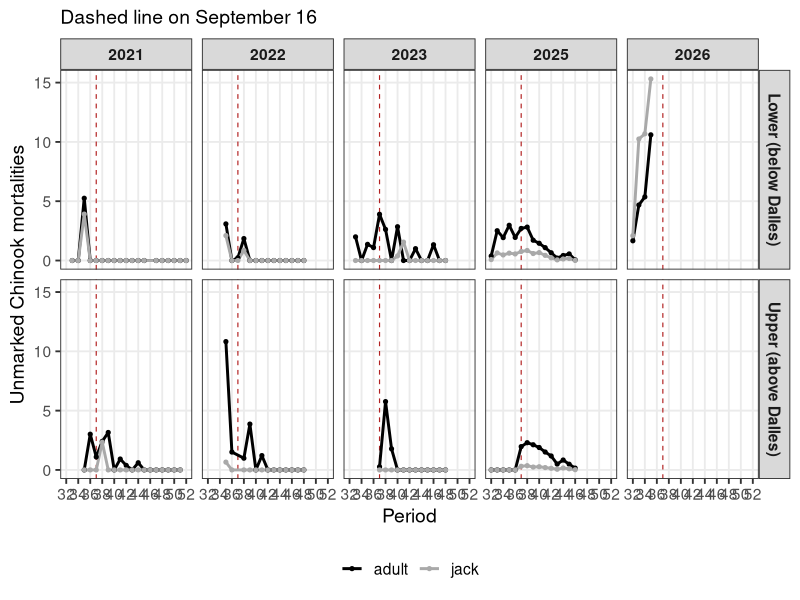
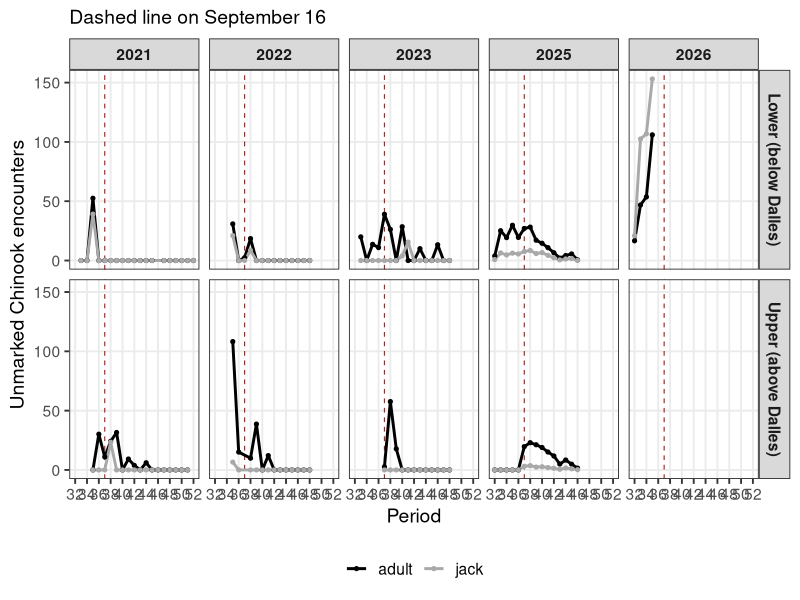
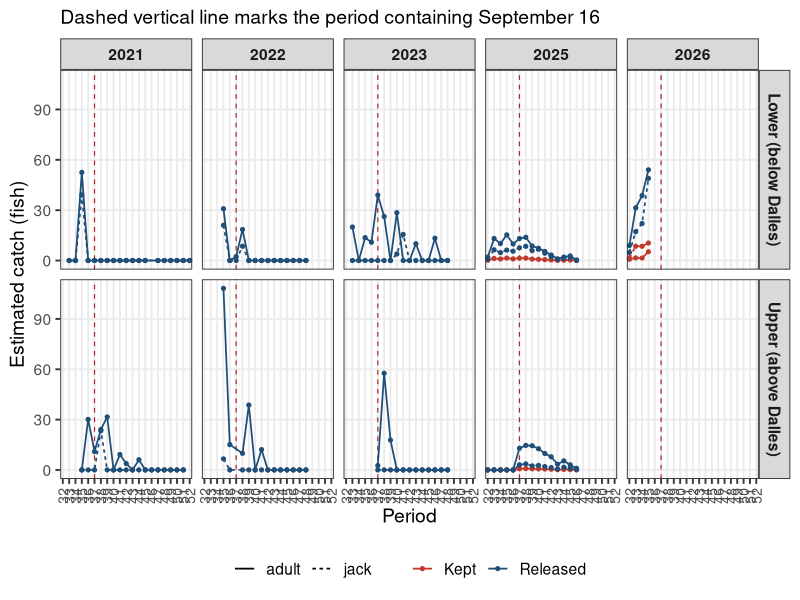
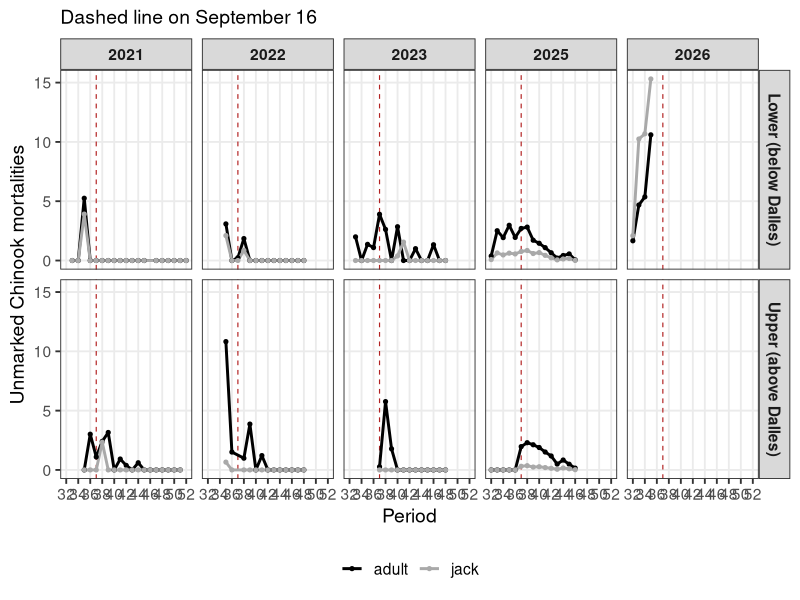
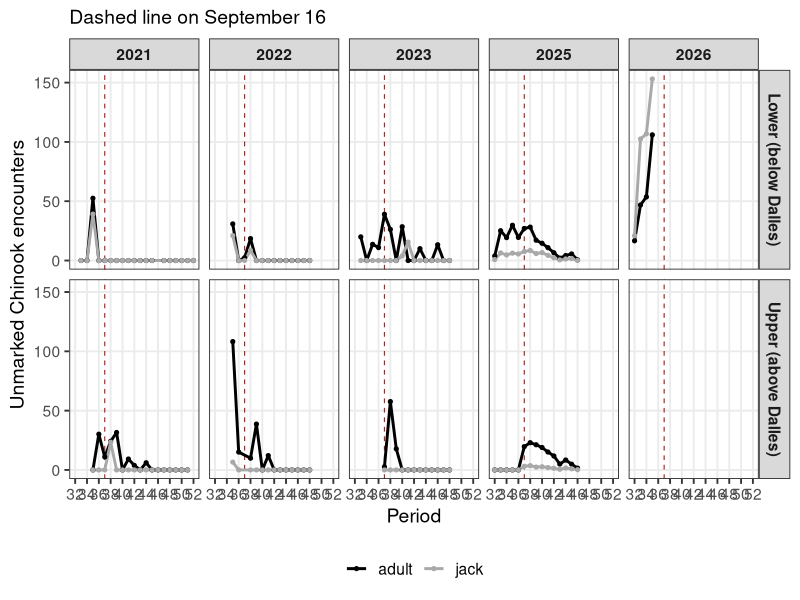
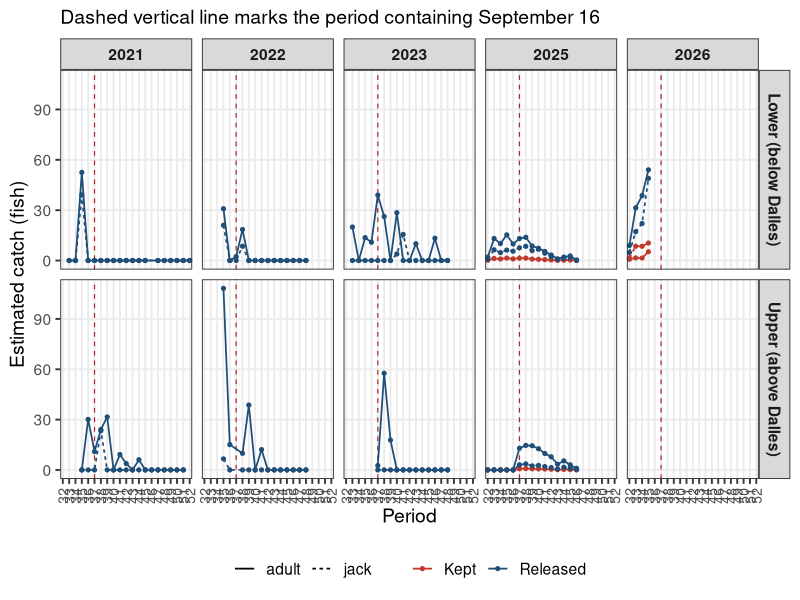
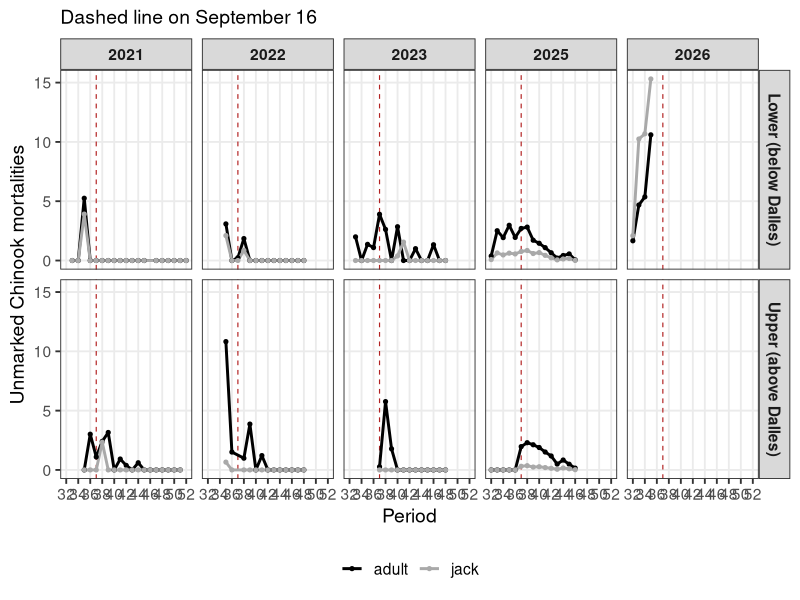
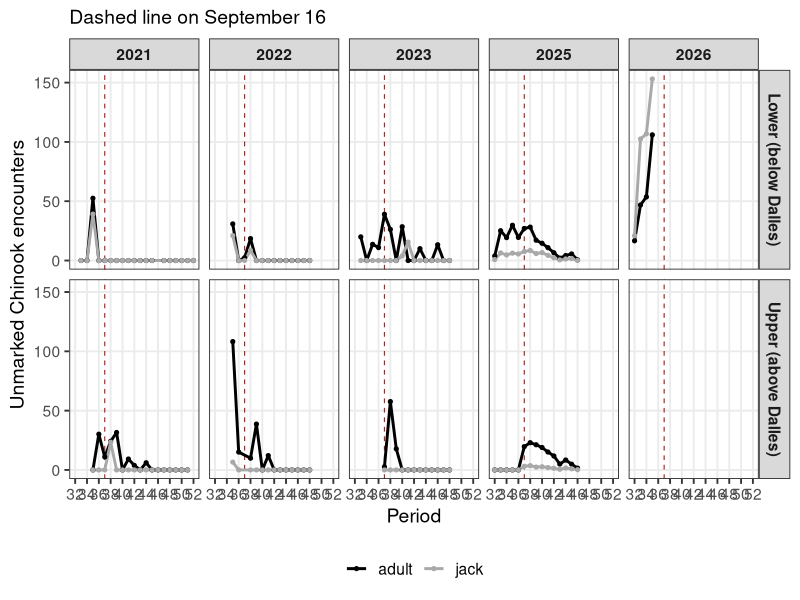

Source code (R) for these figures, in order:
# ==============================================================================
# Skagit fall Chinook -- unmarked encounter accounting by reach
#
# Repo:   CreelEstimates-Skagit-Chinook
# Input:  input_files/DailyEstimates.csv
# Output: analysis/
#
# Produces:
#   fig1_um_mortality_reach.png   UM mortality by period, reach x year
#   fig2_um_encounters_reach.png  same on an encounter axis
#   fig3_quota_and_savings.png    cumulative encounters vs quota + delay savings
#   plus the summary tables behind each figure
#
# Currency:
#   mortality  = kept x 1 + released x RELEASE_MORT
#   encounters = mortality / RELEASE_MORT
#
# Scope: Mark == "UM", adult + jack. That combination reconciles to the
# in-season ledger (606 of 1450 encounters used through Sep 6, 41.8%).
# 2024 is excluded throughout -- upper-river estimates that year are unusable.
# ==============================================================================

library(tidyverse)
library(here)
library(lubridate)
library(patchwork)

# ---- parameters --------------------------------------------------------------

RELEASE_MORT  <- 0.10
QUOTA         <- 1450                                   # 2026 UM encounter quota
CURRENT_YEAR  <- 2026
ANALOG_YEARS  <- c(2021, 2022, 2023, 2025)              # 2024 dropped
ANCHOR_PERIODS <- 33:35                                 # see "extrapolation" below
DECISION_DATE <- ymd("2026-09-16")

LOWER_SECTIONS <- c("Skagit.1.0", "Skagit.2.0", "Skagit.2.1", "Skagit.2.2", "Skagit.3.0")

out_dir <- here("analysis")
dir.create(out_dir, showWarnings = FALSE)

# ---- read --------------------------------------------------------------------

req <- c("Proposed Section #", "event_date", "period", "year", "Species",
         "LifeStage", "Mark", "Fate", "mean_catch_daily")

raw <- readxl::read_xlsx(here("input_files", "DailyEstimates_drop.xlsx"))

if (length(setdiff(req, names(raw))) > 0) stop("Missing expected columns: ", paste(setdiff(req, names(raw)), collapse = ", "))

# mean_catch_period is NA for every BSS year (2024-2026), so mean_catch_daily is
# the only field populated across the whole series. Sum it over dates for any
# period, week or season total. estimate_type is PE for 2021-2023 and BSS for
# 2024-2026 with no overlap inside a year, so summing across it cannot double
# count. section_num is not stable between years; `Proposed Section #` is.

dat <- raw |>
  rename(prop_section = `Proposed Section #`) |>
  filter(str_to_lower(Species) == "chinook", Mark == "UM") |>
  mutate(
    event_date = as_date(event_date),
    reach      = if_else(prop_section %in% LOWER_SECTIONS,
                         "Lower (below Dalles)", "Upper (above Dalles)"),
    mortality  = if_else(Fate == "Kept", mean_catch_daily,
                         RELEASE_MORT * mean_catch_daily),
    encounters = mortality / RELEASE_MORT
  )

# The Cascade enters at Marblemount, upstream of the Dalles Bridge, so
# Cascade.1.0 falls in the upper reach.

# ---- period containing the decision date -------------------------------------
# `period` is a Monday-start week index, but its offset from the ISO week number
# is not constant between years, so derive it from each year's own
# Monday -> period mapping rather than from a calendar function. 2026 has no
# samples that week yet, so step forward from the nearest observed week.

period_for_date <- function(d, target_date) {
  ref    <- d |>
    mutate(monday = floor_date(event_date, "week", week_start = 1)) |>
    distinct(monday, period)
  target <- floor_date(target_date, "week", week_start = 1)
  i      <- which.min(abs(as.numeric(ref$monday - target)))
  ref$period[i] + as.integer(round(as.numeric(target - ref$monday[i]) / 7))
}

decision_period <- dat |>
  group_by(year) |>
  group_modify(~ tibble(
    period = period_for_date(.x, update(DECISION_DATE, year = .y$year))
  )) |>
  ungroup()

OPEN_PERIOD <- decision_period$period[decision_period$year == CURRENT_YEAR]

# ---- figures 1 and 2: reach x year -------------------------------------------

reach_period <- dat |>
  summarise(mortality  = sum(mortality),
            encounters = sum(encounters),
            .by = c(year, reach, period, LifeStage)) |>
  filter(year != 2024)

write_csv(reach_period, file.path(out_dir, "um_by_reach_period.csv"))

reach_plot <- function(yvar, ylab, subtitle) {
  ggplot(reach_period, aes(period, {{ yvar }}, colour = LifeStage)) +
    geom_vline(data = filter(decision_period, year != 2024),
               aes(xintercept = period),
               colour = "firebrick", linetype = 2, linewidth = 0.4) +
    geom_line(linewidth = 1) +
    geom_point(size = 1.1) +
    facet_grid(reach ~ year) +
    scale_colour_manual(values = c(adult = "black", jack = "darkgray")) +
    labs(x = "Period", y = ylab, colour = NULL, subtitle = subtitle) +
    scale_x_continuous(breaks = seq(32, 52, by = 2),
                       minor_breaks = seq(32, 52, by = 1)) +
    theme_bw(base_size = 14) +
    theme(panel.grid.minor = element_blank(),
          strip.text       = element_text(face = "bold"),
          legend.position  = "bottom")
}

fig1 <- reach_plot(mortality,  "Unmarked Chinook mortalities",
                   "Dashed line on September 16")
fig2 <- reach_plot(encounters, "Unmarked Chinook encounters",
                   "Dashed line on September 16")

fig1
fig2




# ----------------------------
  
  catch_period <- dat |>
  summarise(catch = sum(mean_catch_daily),
            .by = c(year, reach, period, LifeStage, Fate)) |>
  filter(year != 2024)

fig3 <- ggplot(catch_period,
                    aes(period, catch,
                        colour   = Fate,
                        linetype = LifeStage,
                        group    = interaction(LifeStage, Fate))) +
  geom_vline(data = filter(decision_period, year != 2024),
             aes(xintercept = period),
             colour = "firebrick", linetype = 2, linewidth = 0.4) +
  geom_line(linewidth = 0.6) +
  geom_point(size = 1.1) +
  facet_grid(reach ~ year) +
  scale_x_continuous(breaks = seq(min(catch_period$period),
                                  max(catch_period$period), by = 1),
                     expand = expansion(mult = 0.02)) +
  scale_colour_manual(values = c(Released = "#1f4e79", Kept = "#c0392b")) +
  scale_linetype_manual(values = c(adult = "solid", jack = "22")) +
  labs(x = "Period", y = "Estimated catch (fish)",
       colour = NULL, linetype = NULL,
       subtitle = "Dashed vertical line marks the period containing September 16") +
  theme_bw(base_size = 14) +
  theme(panel.grid.minor = element_blank(),
        strip.text       = element_text(face = "bold"),
        axis.text.x      = element_text(size = 10, angle = 90,
                                        vjust = 0.5, hjust = 1),
        # strip.background = element_blank(),
        legend.position  = "bottom")

fig3

# ---- write -------------------------------------------------------------------
fig1
fig2
fig3
ggsave(file.path(out_dir, "fig1_um_mortality_reach.png"),  fig1, width = 11, height = 7, dpi = 300, scale = 1)
ggsave(file.path(out_dir, "fig2_um_encounters_reach.png"), fig2, width = 11, height = 7, dpi = 300,scale = 1)
ggsave(file.path(out_dir, "fig3_um_estimated_catch_reach.png"),   fig3, width = 13, height = 5.5, dpi = 300, scale = 1)

# # ggsave(file.path(out_dir, "fig4_um_catch_reach.png"), fig_catch,
#        # width = 11, height = 5, dpi = 300)
# 
# # ---- extrapolation to the rest of the 2026 season ----------------------------
# #
# # The 2026 season is only four periods old, so the remaining burn has to come
# # from somewhere. Each analog year supplies one projection, built in three steps:
# #
# #   1. ANCHOR. Take lower-reach encounters over periods 33-35 -- the window
# #      2026 has complete. Period 32 is dropped because it is a single day
# #      (Aug 16) in 2026 and would bias the anchor low.
# #
# #   2. SCALE. f_y = anchor_2026 / anchor_y. This is how many times larger 2026
# #      is running than that analog year over the same weeks. The factors are
# #      large and spread widely (roughly 6x to 17x) because 2026's lower-river
# #      encounters through Sep 6 already exceed every prior year's full season.
# #
# #   3. PROJECT. For each period p from 36 on:
# #        lower_p = f_y * lower_y[p]
# #        upper_p = f_y * upper_y[p]   if p >= reopen period, else 0
# #      Accumulate on top of the 2026 observed total through period 35.
# #
# # The band on figure 3 is the min-max across analog years and the line is the
# # median. It is a spread of four single-year analogs, not a fitted interval.
# #
# # Two assumptions carry the result. First, that 2026's remaining seasonal shape
# # resembles the analog year's. Second, that 2026's elevation above the analog
# # holds for the rest of the season rather than regressing. The second is the
# # weaker one: if the early-season surge is a run-timing shift rather than a
# # larger run, these projections overshoot. The independent burn-rate figure
# # printed at the end does not depend on either assumption.
# #
# # Effort displacement is not modelled. Closing the upper river moves anglers
# # downstream rather than removing them, so the savings are an upper bound.
# 
# period_enc <- dat |>
#   summarise(encounters = sum(encounters), .by = c(year, reach, period))
# 
# observed_2026 <- period_enc |>
#   filter(year == CURRENT_YEAR) |>
#   summarise(encounters = sum(encounters), .by = period) |>
#   arrange(period) |>
#   mutate(cumulative = cumsum(encounters))
# 
# used_to_date <- sum(observed_2026$encounters)
# last_period  <- max(observed_2026$period)
# 
# anchor <- period_enc |>
#   filter(reach == "Lower (below Dalles)", period %in% ANCHOR_PERIODS) |>
#   summarise(anchor = sum(encounters), .by = year)
# 
# scale_factors <- anchor |>
#   filter(year %in% ANALOG_YEARS) |>
#   mutate(f = anchor$anchor[anchor$year == CURRENT_YEAR] / anchor)
# 
# project <- function(analog_year, reopen_period) {
#   f <- scale_factors$f[scale_factors$year == analog_year]
#   period_enc |>
#     filter(year == analog_year, period > last_period) |>
#     mutate(encounters = if_else(reach == "Upper (above Dalles)" &
#                                   period < reopen_period, 0, encounters * f)) |>
#     summarise(encounters = sum(encounters), .by = period) |>
#     complete(period = (last_period + 1):48, fill = list(encounters = 0)) |>
#     arrange(period) |>
#     transmute(analog = analog_year, period,
#               cumulative = used_to_date + cumsum(encounters))
# }
# 
# scenarios <- tribble(
#   ~scenario,                        ~reopen_period,
#   "Upper opens Sep 16 (scheduled)", OPEN_PERIOD,
#   "Upper stays closed",             Inf
# )
# 
# projection <- scenarios |>
#   reframe(map2_dfr(ANALOG_YEARS, list(reopen_period), project),
#           .by = scenario) |>
#   summarise(lo  = min(cumulative), hi = max(cumulative),
#             mid = median(cumulative), .by = c(scenario, period))
# 
# write_csv(projection, file.path(out_dir, "quota_projection.csv"))
# 
# # ---- delay savings -----------------------------------------------------------
# 
# delays <- tibble(
#   label  = factor(c("1 wk\nSep 23", "2 wk\nSep 30", "3 wk\nOct 7",
#                     "4 wk\nOct 14", "5 wk\nOct 21", "stay\nclosed"),
#                   levels = c("1 wk\nSep 23", "2 wk\nSep 30", "3 wk\nOct 7",
#                              "4 wk\nOct 14", "5 wk\nOct 21", "stay\nclosed")),
#   reopen = c(1, 2, 3, 4, 5, Inf)
# )
# 
# savings <- period_enc |>
#   filter(year %in% ANALOG_YEARS) |>
#   left_join(decision_period, by = "year", suffix = c("", "_sep16")) |>
#   filter(period >= period_sep16) |>
#   cross_join(delays) |>
#   summarise(
#     avoided = sum(encounters[reach == "Upper (above Dalles)" &
#                                period < period_sep16 + reopen]),
#     total   = sum(encounters[!duplicated(paste(period, reach))]),
#     .by = c(year, label)
#   ) |>
#   mutate(pct_avoided = 100 * avoided / total)
# 
# write_csv(savings, file.path(out_dir, "delay_savings.csv"))
# 
# # ---- figure 3 ----------------------------------------------------------------
# 
# pal <- c("Upper opens Sep 16 (scheduled)" = "#c0392b",
#          "Upper stays closed"             = "#2471a3")
# 
# p_quota <- ggplot(projection, aes(period)) +
#   geom_ribbon(aes(ymin = lo, ymax = hi, fill = scenario), alpha = 0.15) +
#   geom_line(aes(y = mid, colour = scenario), linewidth = 1) +
#   geom_line(data = observed_2026, aes(period, cumulative),
#             colour = "black", linewidth = 1.2) +
#   geom_point(data = observed_2026, aes(period, cumulative),
#              colour = "black", size = 1.6) +
#   geom_hline(yintercept = QUOTA, linetype = 2) +
#   geom_vline(xintercept = OPEN_PERIOD, colour = "firebrick",
#              linetype = 3, linewidth = 0.5) +
#   annotate("text", x = 32.2, y = QUOTA * 1.05, hjust = 0, size = 3,
#            label = paste0("quota = ", format(QUOTA, big.mark = ","))) +
#   scale_colour_manual(values = pal) +
#   scale_fill_manual(values = pal) +
#   coord_cartesian(xlim = c(32, 48), ylim = c(0, 3200)) +
#   labs(x = "Period", y = "Cumulative unmarked Chinook encounters",
#        colour = NULL, fill = NULL,
#        subtitle = "Black line is observed 2026. Bands span the four analog years.") +
#   theme_minimal(base_size = 10) +
#   theme(panel.grid.minor = element_blank(),
#         legend.position = c(0.03, 0.93), legend.justification = c(0, 1),
#         legend.background = element_blank())
# 
# p_savings <- savings |>
#   ggplot(aes(label, pct_avoided, group = year, colour = factor(year))) +
#   geom_line(linewidth = 0.7) +
#   geom_point(size = 2) +
#   stat_summary(aes(group = 1), fun = median, geom = "line",
#                colour = "black", linewidth = 1.2) +
#   stat_summary(aes(group = 1), fun = median, geom = "point",
#                colour = "black", size = 2.6, shape = 15) +
#   scale_colour_brewer(palette = "Dark2") +
#   coord_cartesian(ylim = c(0, 100)) +
#   labs(x = "Delay to upper-river opening", y = "% of post-Sep-16 encounters avoided",
#        colour = NULL, subtitle = "Black line is the median across analog years.") +
#   theme_minimal(base_size = 10) +
#   theme(panel.grid.minor = element_blank())
# 
# fig3 <- p_quota + p_savings



# ---- console summary ---------------------------------------------------------

# burn_rate <- observed_2026 |>
#   filter(period >= last_period - 1) |>
#   summarise(rate = mean(encounters)) |>
#   pull(rate)
# 
# cat("\n2026 through period ", last_period, ": ", round(used_to_date),
#     " encounters (", round(100 * used_to_date / QUOTA, 1), "% of quota)\n", sep = "")
# cat("recent burn rate: ", round(burn_rate), " encounters/period\n", sep = "")
# cat("weeks to quota, lower reach only: ",
#     round((QUOTA - used_to_date) / burn_rate, 1), "\n\n", sep = "")
# 
# print(scale_factors |> mutate(f = round(f, 2)))
# 
# cat("\nprojected season totals:\n")
# projection |>
#   filter(period == max(period)) |>
#   mutate(across(c(lo, hi, mid), round),
#          pct_of_quota = round(100 * mid / QUOTA)) |>
#   print()

sessionInfo()
